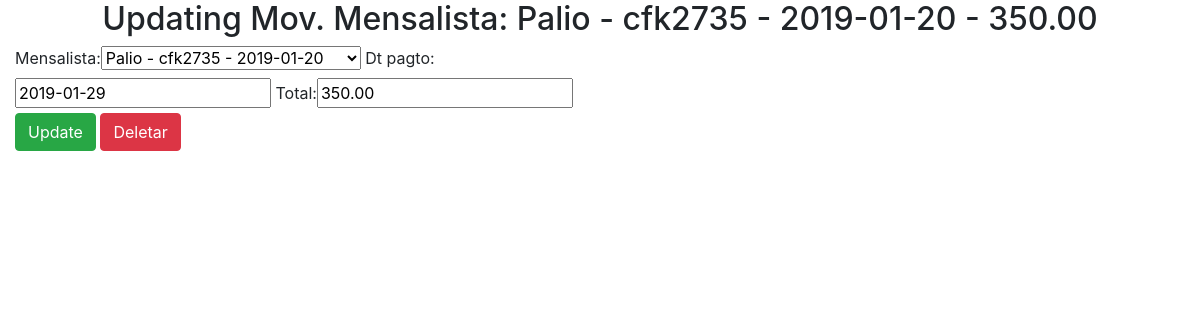
Screenshot of /sistema/movmen-update/6/ (signed in) with the database file from the repository.
### core/models.py (models this page shows)
class Movmen(models.Model):
    mensalista = models.ForeignKey(Mensalista, on_delete=models.CASCADE)
    dt_pagto = models.DateField()
    total = models.DecimalField(max_digits=5, decimal_places=2)
    def __str__(self):
        return str(self.mensalista) + ' - ' + str(self.total)

class Mensalista(models.Model):
    veiculo = models.ForeignKey(Veiculo, on_delete=models.CASCADE)
    inicio = models.DateField()
    valor_mes = models.DecimalField(max_digits=5, decimal_places=2)
    def __str__(self):
        return str(self.veiculo) + ' - ' + str(self.inicio)

class Veiculo(models.Model):
    marca = models.CharField(max_length=100)
    placa = models.CharField(max_length=7)
    propietario = models.ForeignKey(Pessoa, on_delete=models.CASCADE)
    cor = models.CharField(max_length=15)
    observacoes = models.TextField()
    def __str__(self):
        return self.marca + ' - ' + self.placa

### core/views.py (the view)
# urls.py: path('movmen-update/<int:id>/', movmen_update, name='core_movmen_update'),
@login_required()
def movmen_update(request, id):
    data = {}
    movmen = Movmen.objects.get(id=id)
    form = Movmenform(request.POST or None, instance=movmen)
    data['movmen'] = movmen
    data['form'] = form
    if request.method == 'POST':
        if form.is_valid():
            form.save()
            return redirect('core_lista_movmensalistas')
    else:
        return render(request, 'core/update_movmen.html', data)

### core/forms.py
class Movmenform(ModelForm):
    class Meta:
        model = Movmen
        fields = '__all__'

### core/templates/core/update_movmen.html (shortened to what this page needs)
{% extends 'base.html' %}
{% load bootstrap %}
{% block main %}
<div class="row">
    <div class="col">
        <h2 class="text-center">Updating Mov. Mensalista: {{ movmen }}</h2>
    </div>
</div>
<div class="row">
    <div class="col-sm-6">
        <form action="{% url 'core_movmen_update' movmen.id %}" method="POST">
            {{ form|bootstrap}}
            <button type="submit" class="btn btn-success">Update</button>
            <a class="btn btn-danger" href="{% url 'core_movmen_delete' movmen.id %}">Deletar</a>
        </form>
    </div>
</div>
{% endblock %}

### rows the page displays
Movmen: mensalista+total "Palio - cfk2735 - 2019-01-20 - 350.00", mensalista "Palio - cfk2735 - 2019-01-20", dt_pagto "2019-01-29", total "350.00"
